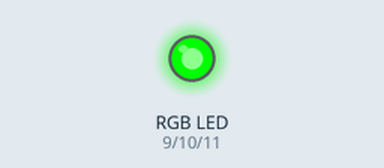
Recording of a sketch running on a simulated Arduino Uno, built with avr-gcc and run on an emulated ATmega328P. Shown: an RGB LED mixed from three pins (HIGH = lit).

Above: at 0.1 s.
Timing chart, 0 to 1.6 s (numbered marks = the images above):
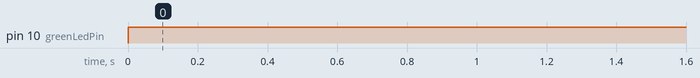

Measured:
- by itself, pin 10 (greenLedPin): LOW → HIGH at 0.00 s

The sketch:

RGB.ino
```cpp
int redLedPin = 9;
int greenLedPin = 10;
int blueLedPin = 11;

void setup() {
  pinMode(redLedPin, OUTPUT);
  pinMode(greenLedPin, OUTPUT);
  pinMode(blueLedPin, OUTPUT);
}

void loop() {
  makeColor(255,0,255);
}

void makeColor(int red, int green, int blue) {
  // For common anode RGB Led's we invert the signal
  // max light = 0 | min light = 255
  analogWrite(redLedPin, 255-red);
  analogWrite(greenLedPin, 255-green);
  analogWrite(blueLedPin, 255-blue);
}
```
